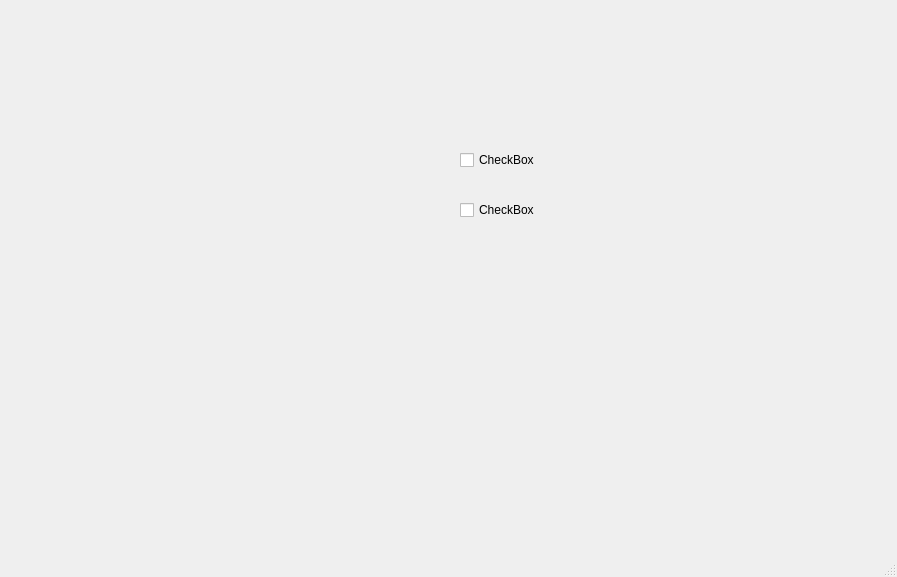
<?xml version="1.0" encoding="UTF-8"?>
<ui version="4.0">
 <class>MainWindow</class>
 <widget class="QMainWindow" name="MainWindow">
  <property name="geometry">
   <rect>
    <x>0</x>
    <y>0</y>
    <width>897</width>
    <height>577</height>
   </rect>
  </property>
  <property name="windowTitle">
   <string>MainWindow</string>
  </property>
  <widget class="QWidget" name="centralwidget">
   <widget class="QWidget" name="verticalLayoutWidget">
    <property name="geometry">
     <rect>
      <x>10</x>
      <y>120</y>
      <width>291</width>
      <height>411</height>
     </rect>
    </property>
    <layout class="QVBoxLayout" name="verticalLayout"/>
   </widget>
   <widget class="QCheckBox" name="checkBox">
    <property name="geometry">
     <rect>
      <x>460</x>
      <y>150</y>
      <width>79</width>
      <height>20</height>
     </rect>
    </property>
    <property name="text">
     <string>CheckBox</string>
    </property>
   </widget>
   <widget class="QCheckBox" name="checkBox_2">
    <property name="geometry">
     <rect>
      <x>460</x>
      <y>200</y>
      <width>79</width>
      <height>20</height>
     </rect>
    </property>
    <property name="text">
     <string>CheckBox</string>
    </property>
   </widget>
  </widget>
  <widget class="QMenuBar" name="menubar">
   <property name="geometry">
    <rect>
     <x>0</x>
     <y>0</y>
     <width>897</width>
     <height>22</height>
    </rect>
   </property>
  </widget>
  <widget class="QStatusBar" name="statusbar"/>
 </widget>
 <resources/>
 <connections/>
</ui>
